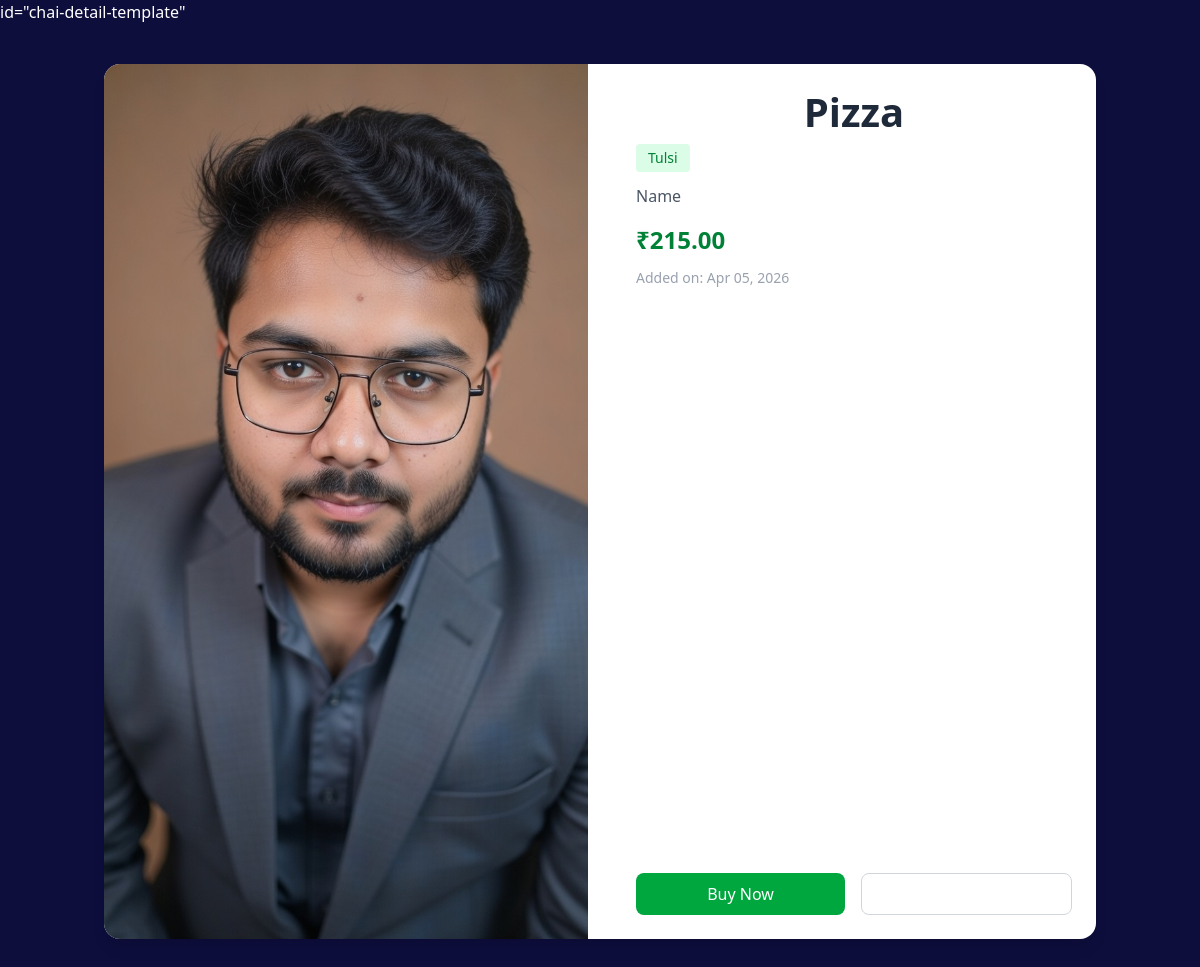
Page /chai/2/ on the committed database.
### chai/models.py (models this page shows, shortened)
class chaiVarity(models.Model):
    CHAI_TYPES_CHOICES = [
        ('ML', 'Masala'),
        ('GR', 'Ginger'),
        ('CD', 'Cardamom'),
        ('TL', 'Tulsi'),
        ('LM', 'Lemon'),
        ('SP', 'Spices'),
        ('PL', 'Plain'),
    ]
    name=models.CharField(max_length=100)
    image=models.ImageField(upload_to='chais/')
    date_added=models.DateTimeField(default=timezone.now)
    type=models.CharField(max_length=2, choices=CHAI_TYPES_CHOICES)
    description=models.TextField(default='')
    price=models.DecimalField(max_digits=5, decimal_places=2)

### chai/views.py (the view)
# urls.py: path('<int:chai_id>/', views.chai_detail, name='chai_detail'),
def chai_detail(request, chai_id):
    chai = get_object_or_404(chaiVarity, pk=chai_id)
    return render(request, 'chai/chai_detail.html', {'chai': chai})

### chai/templates/chai/chai_detail.html (shortened to what this page needs)
{% extends 'layout.html' %}
{% block content %}
<div class="max-w-5xl mx-auto px-4 py-10">
    <div class="bg-white rounded-2xl shadow-lg overflow-hidden grid md:grid-cols-2 gap-6">
        <img
            src="{{ chai.image.url }}"
            alt="{{ chai.name }}"
            class="w-full h-full object-cover"
        >
        <div class="p-6 flex flex-col justify-between">
            <div>
                <h1 class="text-3xl font-bold text-gray-800 mb-2">
                    {{ chai.name }}
                </h1>
                <span class="inline-block text-sm bg-green-100 text-green-700 px-3 py-1 rounded mb-3">
                    {{ chai.get_type_display }}
                </span>
                <p class="text-gray-600 mb-4">
                    {{ chai.description }}
                </p>
                <p class="text-2xl font-bold text-green-700 mb-3">
                    ₹{{ chai.price }}
                </p>
                <p class="text-sm text-gray-400">
                    Added on: {{ chai.date_added|date:"M d, Y" }}
                </p>
            </div>
            <div class="mt-6 flex gap-4">
                <button class="flex-1 bg-green-600 text-white py-2 rounded-lg hover:bg-green-700 transition">
                    Buy Now
                </button>
                <a href="/" class="flex-1 text-center border border-gray-300 py-2 rounded-lg hover:bg-gray-100 transition">
                </a>
            </div>
        </div>
    </div>
</div>
{% endblock %}

### static/style.css (style rules this page uses)
body { background-color: #0e0e3d; color: white; }
h1 { text-align: center; font-size: 2.5em; }

### rows in the picture
chaiVarity: image (picture), name "Pizza", type "Tulsi", description "Name", price "215.00", date_added "Apr 05, 2026"
